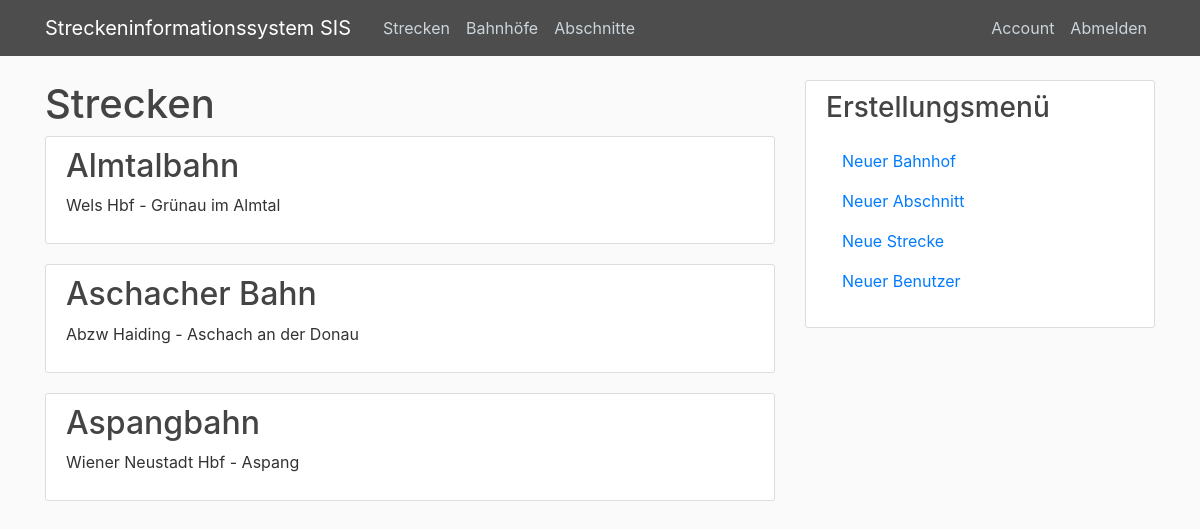
Page / (signed in) on the earlier database version.
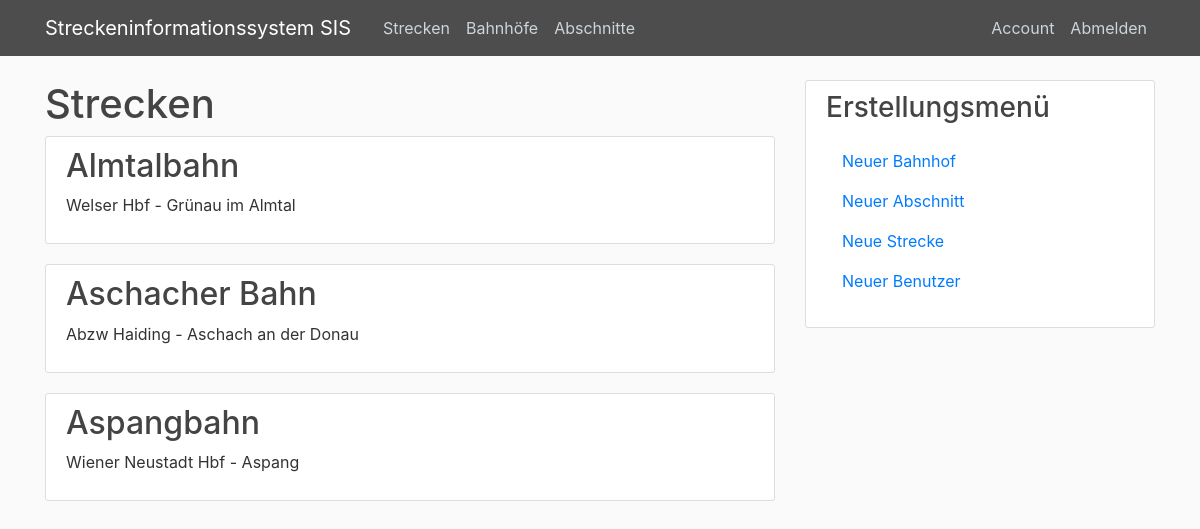
Same page on the later database version.
### application.py (models this page shows, shortened)
class Railway(db.Model):
    __tablename__ = "railways"
    id = db.Column(db.Integer, primary_key=True)
    name = db.Column(db.String(255), unique=True)
    starts_at = db.Column(db.Integer, db.ForeignKey("stations.id"))
    ends_at = db.Column(db.Integer, db.ForeignKey("stations.id"))

class Station(db.Model):
    __tablename__ = "stations"
    id = db.Column(db.Integer, primary_key=True)
    name = db.Column(db.String(255), unique=True, nullable=False)
    state = db.Column(db.String(17), nullable=False)
    start_of = db.relationship('Railway', backref='start_station', lazy='dynamic', foreign_keys='Railway.starts_at')
    end_of = db.relationship('Railway', backref='end_station', lazy='dynamic', foreign_keys='Railway.ends_at')

### application.py (the view)
@app.route("/")
@login_required
def home():
    railways = Railway.query.all()
    return render_template("home.html", railways=railways)

### application.py (called while the page is built)
@login_manager.user_loader
def load_user(user_id):
    return User.query.get(int(user_id))

### templates/home.html
{% extends "layout.html" %}
{% block content %}
    <h1>Strecken</h1>
    {% for railway in railways %}
        <article class="media content-section">
            <div class="media-body">
                <h2><a class="article-title" href="#">{{ railway.name }}</a></h2>
                <p class="article-content">{{ railway.start_station.name }} - {{ railway.end_station.name }}</p>
            </div>
        </article>
    {% endfor %}
{% endblock content %}

### templates/layout.html (shortened to what this page needs)
<!DOCTYPE html>
<html>
<head>
    <link rel="stylesheet" href="https://maxcdn.bootstrapcdn.com/bootstrap/4.0.0/css/bootstrap.min.css"
>
    <link rel="stylesheet" type="text/css" href="{{ url_for('static', filename='main.css') }}">
</head>
<body>
<header class="site-header">
    <nav class="navbar navbar-expand-md navbar-dark bg-steel fixed-top">
        <div class="container">
            <a class="navbar-brand mr-4" href="/">Streckeninformationssystem SIS</a>
            <div class="collapse navbar-collapse" id="navbarToggle">
                <div class="navbar-nav mr-auto">
                    {% if current_user.is_authenticated %}
                    <a class="nav-item nav-link" href="{{ url_for('home') }}">Strecken</a>
                    <a class="nav-item nav-link" href="{{ url_for('stations') }}">Bahnhöfe</a>
                    <a class="nav-item nav-link" href="{{ url_for('stations') }}">Abschnitte</a>
                    {% endif %}
                </div>
                <div class="navbar-nav">
                    {% if current_user.is_authenticated %}
                        <a class="nav-item nav-link" href="{{ url_for('account') }}">Account</a>
                        <a class="nav-item nav-link" href="{{ url_for('logout') }}">Abmelden</a>
                    {% else %}
                        <a class="nav-item nav-link" href="{{ url_for('login') }}">Anmelden</a>
                    {% endif %}
                </div>
            </div>
        </div>
    </nav>
</header>
<main role="main" class="container">
    <div class="row">
        <div class="col-md-8">
            {% block content %}{% endblock %}
        </div>
        {% if current_user.is_authenticated %}
        <div class="col-md-4">
            <div class="content-section">
                <h3>Erstellungsmenü</h3>
                <p class='text-muted'>
                <ul class="list-group">
                    <a class="nav-item nav-link" href="{{ url_for('new_station') }}">Neuer Bahnhof</a>
                    <a class="nav-item nav-link" href="{{ url_for('new_station') }}">Neuer Abschnitt</a>
                    <a class="nav-item nav-link" href="{{ url_for('new_station') }}">Neue Strecke</a>
                    <a class="nav-item nav-link" href="{{ url_for('register') }}">Neuer Benutzer</a>
                </ul>
                </p>
            </div>
        </div>
        {% endif %}
    </div>
</main>
</body>
</html>

### static/main.css (style rules this page uses)
body { background: #fafafa; color: #333333; margin-top: 5rem; }
h1, h2, h3, h4, h5, h6 { color: #444444; }
.bg-steel { background-color: #4d4d4d; }
.site-header .navbar-nav .nav-link { color: #cbd5db; }
.content-section { background: #ffffff; padding: 10px 20px; border: 1px solid #dddddd; border-radius: 3px; margin-bottom: 20px; }
.article-title { color: #444444; }
.article-content { white-space: pre-line; }

Differences in the rows shown:
changed through a linked row, Railway "Almtalbahn": start_station.name "Wels Hbf" → "Welser Hbf"
